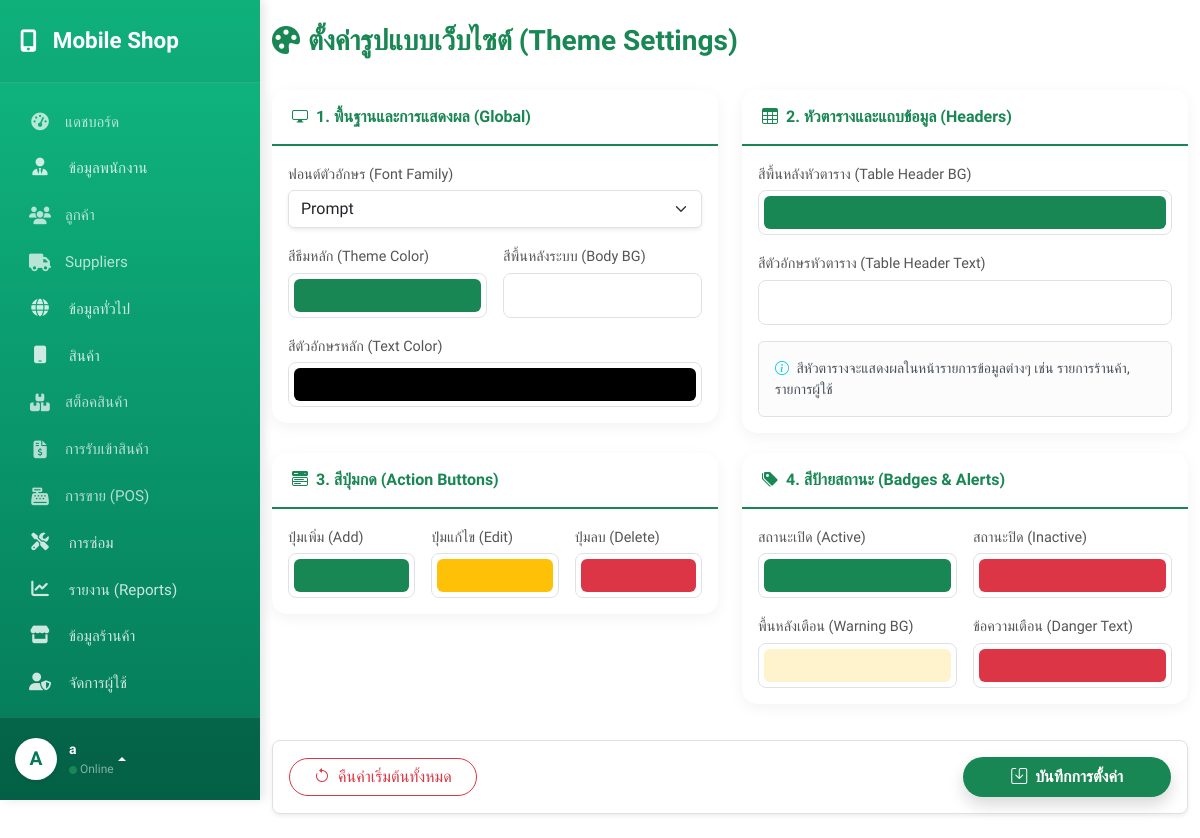
Screenshot of /system_config/settings.php (signed in) with the database file from the repository.
### tables this page shows
CREATE TABLE `systemconfig` (
  `user_id` int(6) NOT NULL,
  `theme_color` varchar(20) DEFAULT NULL,
  `background_color` varchar(20) DEFAULT NULL,
  `text_color` varchar(20) DEFAULT NULL,
  `font_style` varchar(100) DEFAULT NULL,
  `header_bg_color` varchar(20) DEFAULT NULL,
  `header_text_color` varchar(20) DEFAULT NULL,
  `btn_add_color` varchar(20) DEFAULT NULL,
  `btn_edit_color` varchar(20) DEFAULT NULL,
  `btn_delete_color` varchar(20) DEFAULT NULL,
  `status_on_color` varchar(20) DEFAULT NULL,
  `status_off_color` varchar(20) DEFAULT NULL,
  `warning_bg_color` varchar(20) DEFAULT NULL,
  `danger_text_color` varchar(20) DEFAULT NULL
);

### system_config/settings.php (the view, shortened to what this page needs)
<?php
require '../config/config.php';
$user_id = $_SESSION['user_id'];
$sql = "SELECT * FROM systemconfig WHERE user_id = $user_id";
$result = mysqli_query($conn, $sql);
$config = mysqli_fetch_assoc($result);
$theme_color = $config['theme_color'] ?? '#198754';
$bg_color = $config['background_color'] ?? '#f4f6f9';
$text_color = $config['text_color'] ?? '#212529';
$font_style = $config['font_style'] ?? 'Prompt';
$header_bg = $config['header_bg_color'] ?? '#198754';
$header_text = $config['header_text_color'] ?? '#ffffff';
$btn_add = $config['btn_add_color'] ?? '#0d6efd';
$btn_edit = $config['btn_edit_color'] ?? '#ffc107';
$btn_del = $config['btn_delete_color'] ?? '#dc3545';
$status_on = $config['status_on_color'] ?? '#198754';
$status_off = $config['status_off_color'] ?? '#6c757d';
$warn_bg = $config['warning_bg_color'] ?? '#ffc107';
$danger_txt = $config['danger_text_color'] ?? '#dc3545';
?>
<!DOCTYPE html>
<html lang="th">
<head>
    <link href="https://cdn.jsdelivr.net/npm/bootstrap@5.3.3/dist/css/bootstrap.min.css" rel="stylesheet">
    <link href="https://cdn.jsdelivr.net/npm/bootstrap-icons/font/bootstrap-icons.css" rel="stylesheet">
    <link href="https://cdnjs.cloudflare.com/ajax/libs/font-awesome/6.5.1/css/all.min.css" rel="stylesheet">
    <link href="https://cdn.jsdelivr.net/npm/sweetalert2@11/dist/sweetalert2.min.css" rel="stylesheet">
</head>
<body>
    <div class="d-flex" id="wrapper">
        <?php include '../global/sidebar.php'; ?>
        <div class="main-content w-100">
            <div class="container py-4" style="max-width: 1000px;">
                <div class="d-flex justify-content-between align-items-center mb-4">
                    <h3 class="page-title"><i class="bi bi-palette-fill me-2"></i>ตั้งค่ารูปแบบเว็บไซต์ (Theme Settings)</h3>
                </div>
                <form id="settingsForm">
                    <div class="row">
                        <div class="col-md-6">
                            <div class="card setting-card">
                                <div class="setting-card-header"><i class="bi bi-display me-2"></i>1. พื้นฐานและการแสดงผล (Global)</div>
                                <div class="card-body">
                                    <div class="mb-3">
                                        <label class="color-label">ฟอนต์ตัวอักษร (Font Family)</label>
                                        <select name="font_style" class="form-select shadow-sm">
                                            <?php
                                            $fonts = ['Prompt', 'Sarabun', 'Kanit', 'Mitr', 'Noto Sans Thai'];
                                            foreach ($fonts as $font) {
                                                $selected = ($font_style == $font) ? 'selected' : '';
                                                echo "<option value='$font' $selected>$font</option>";
                                            }
                                            ?>
                                        </select>
                                    </div>
                                    <div class="row g-3">
                                        <div class="col-6">
                                            <label class="color-label">สีธีมหลัก (Theme Color)</label>
                                            <input type="color" name="theme_color" class="form-control form-control-color" value="<?= $theme_color ?>" title="สีเมนู, สีเน้นย้ำ">
                                        </div>
                                        <div class="col-6">
                                            <label class="color-label">สีพื้นหลังระบบ (Body BG)</label>
                                            <input type="color" name="background_color" class="form-control form-control-color" value="<?= $bg_color ?>">
                                        </div>
                                        <div class="col-12">
                                            <label class="color-label">สีตัวอักษรหลัก (Text Color)</label>
                                            <input type="color" name="text_color" class="form-control form-control-color" value="<?= $text_color ?>">
                                        </div>
                                    </div>
                                </div>
                            </div>
                        </div>
                        <div class="col-md-6">
                            <div class="card setting-card">
                                <div class="setting-card-header"><i class="bi bi-table me-2"></i>2. หัวตารางและแถบข้อมูล (Headers)</div>
                                <div class="card-body">
                                    <div class="row g-3">
                                        <div class="col-12">
                                            <label class="color-label">สีพื้นหลังหัวตาราง (Table Header BG)</label>
                                            <input type="color" name="header_bg_color" class="form-control form-control-color" value="<?= $header_bg ?>">
                                        </div>
                                        <div class="col-12">
                                            <label class="color-label">สีตัวอักษรหัวตาราง (Table Header Text)</label>
                                            <input type="color" name="header_text_color" class="form-control form-control-color" value="<?= $header_text ?>">
                                        </div>
                                    </div>
                                    <div class="alert alert-light border mt-3 mb-0 small">
                                        <i class="bi bi-info-circle text-info me-1"></i> สีหัวตารางจะแสดงผลในหน้ารายการข้อมูลต่างๆ เช่น รายการร้านค้า, รายการผู้ใช้
                                    </div>
                                </div>
                            </div>
                        </div>
                        <div class="col-md-6">
                            <div class="card setting-card">
                                <div class="setting-card-header"><i class="bi bi-menu-button-wide-fill me-2"></i>3. สีปุ่มกด (Action Buttons)</div>
                                <div class="card-body">
                                    <div class="row g-3">
                                        <div class="col-4">
                                            <label class="color-label">ปุ่มเพิ่ม (Add)</label>
                                            <input type="color" name="btn_add_color" class="form-control form-control-color" value="<?= $btn_add ?>">
                                        </div>
                                        <div class="col-4">
                                            <label class="color-label">ปุ่มแก้ไข (Edit)</label>
                                            <input type="color" name="btn_edit_color" class="form-control form-control-color" value="<?= $btn_edit ?>">
                                        </div>
                                        <div class="col-4">
                                            <label class="color-label">ปุ่มลบ (Delete)</label>
                                            <input type="color" name="btn_delete_color" class="form-control form-control-color" value="<?= $btn_del ?>">
                                        </div>
                                    </div>
                                </div>
                            </div>
                        </div>
                        <div class="col-md-6">
                            <div class="card setting-card">
                                <div class="setting-card-header"><i class="bi bi-tags-fill me-2"></i>4. สีป้ายสถานะ (Badges & Alerts)</div>
                                <div class="card-body">
                                    <div class="row g-3">
                                        <div class="col-6">
                                            <label class="color-label">สถานะเปิด (Active)</label>
                                            <input type="color" name="status_on_color" class="form-control form-control-color" value="<?= $status_on ?>">
                                        </div>
                                        <div class="col-6">
                                            <label class="color-label">สถานะปิด (Inactive)</label>
                                            <input type="color" name="status_off_color" class="form-control form-control-color" value="<?= $status_off ?>">
                                        </div>
                                        <div class="col-6">
                                            <label class="color-label">พื้นหลังเตือน (Warning BG)</label>
                                            <input type="color" name="warning_bg_color" class="form-control form-control-color" value="<?= $warn_bg ?>">
                                        </div>
                                        <div class="col-6">
                                            <label class="color-label">ข้อความเตือน (Danger Text)</label>
                                            <input type="color" name="danger_text_color" class="form-control form-control-color" value="<?= $danger_txt ?>">
                                        </div>
                                    </div>
                                </div>
                            </div>
                        </div>
                    </div> <div class="d-flex justify-content-between align-items-center bg-white p-3 rounded-3 shadow-sm border mt-3">
                        <button type="button" id="btnReset" class="btn btn-outline-danger px-4 rounded-pill">
                            <i class="bi bi-arrow-counterclockwise me-1"></i> คืนค่าเริ่มต้นทั้งหมด
                        </button>
                        <button type="submit" class="btn btn-theme px-5 py-2 rounded-pill fw-bold shadow">
                            <i class="bi bi-save me-1"></i> บันทึกการตั้งค่า
                        </button>
                    </div>
                </form>
            </div>
        </div>
    </div>
</body>
</html>

### global/sidebar.php (style rules this page uses)
:root { --sidebar-width: 260px; --sidebar-bg-gradient: linear-gradient(180deg, #10b981 0%, #047857 100%); --sidebar-text: #ffffff; --sidebar-text-muted: rgba(255, 255, 255, 0.7); --sidebar-hover-bg: rgba(255, 255, 255, 0.15); --sidebar-active-bg: #ffffff; --sidebar-active-text: #047857; }
#wrapper { display: flex; width: 100%; overflow-x: hidden; }
.main-content { width: 100%; margin-left: var(--sidebar-width); transition: margin 0.25s ease-out; }

### rows the page displays
systemconfig: theme_color "#198754", background_color "#ffffff", text_color "#000000", header_bg_color "#198754", header_text_color "#ffffff", btn_add_color "#198754", btn_edit_color "#ffc107", btn_delete_color "#dc3545", status_on_color "#198754", status_off_color "#dc3545", warning_bg_color "#fff3cd", danger_text_color "#dc3545"

### other values shown
$user_avatar_char "A"
$sidebar_username "a"
form field font_style "Prompt"
